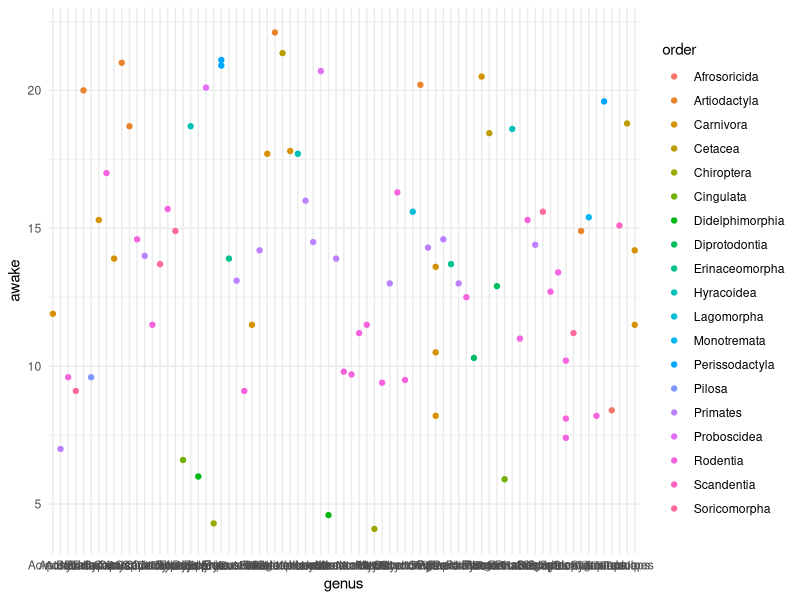
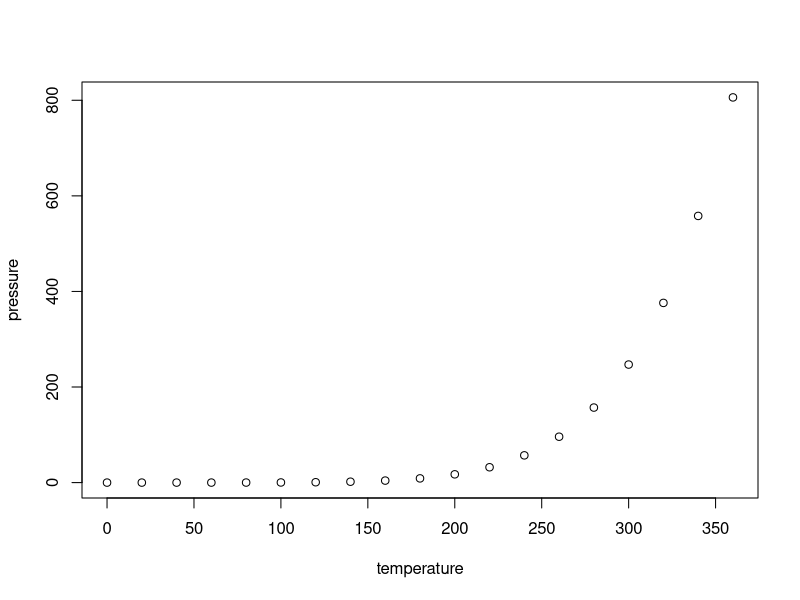

Write the R code that produced these figures, in order.
## ---- chunk 1
knitr::opts_chunk$set(echo = TRUE)
library(tidyverse)
## ---- chunk 2
summary(cars)
## ---- chunk 3
ggplot(msleep, aes(x = genus, y = awake, color = order))+geom_point()+theme_minimal()

## ---- chunk 4
plot(pressure)
